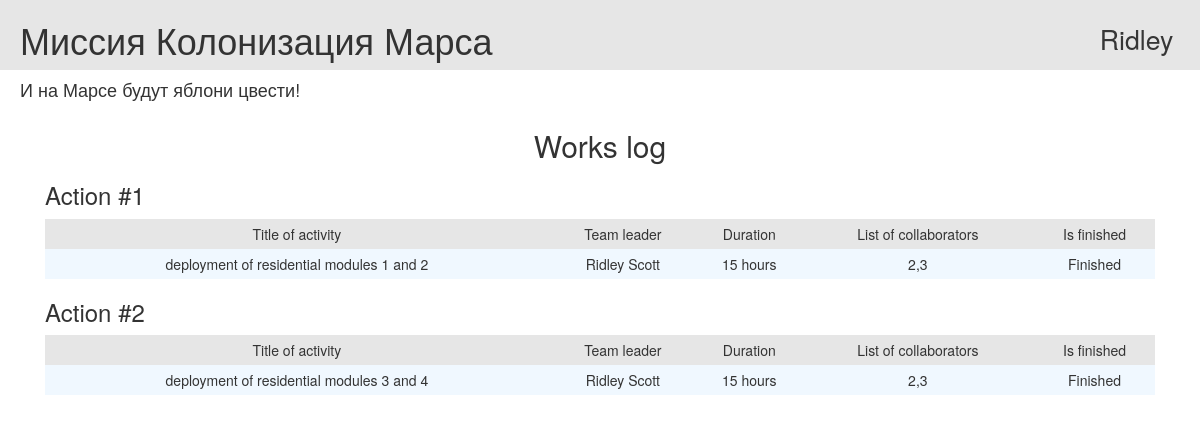
The page / (signed in) on the database its author committed.
### data/users.py (models this page shows, shortened)
class User(SqlAlchemyBase, UserMixin, SerializerMixin):
    __tablename__ = 'users'
    id = sqlalchemy.Column(sqlalchemy.Integer,
                           primary_key=True, autoincrement=True)
    surname = sqlalchemy.Column(sqlalchemy.String, nullable=True)
    name = sqlalchemy.Column(sqlalchemy.String, nullable=True)
    age = sqlalchemy.Column(sqlalchemy.Integer, nullable=True)
    position = sqlalchemy.Column(sqlalchemy.String, nullable=True)
    speciality = sqlalchemy.Column(sqlalchemy.String, nullable=True)
    address = sqlalchemy.Column(sqlalchemy.String, nullable=True)
    email = sqlalchemy.Column(sqlalchemy.String,
                              index=True, unique=True, nullable=True)
    hashed_password = sqlalchemy.Column(sqlalchemy.String, nullable=True)
    city_from = sqlalchemy.Column(sqlalchemy.String, nullable=True)
    modified_date = sqlalchemy.Column(sqlalchemy.DateTime,
                                      default=datetime.datetime.now)

### data/jobs.py (models this page shows)
class Job(SqlAlchemyBase, SerializerMixin):
    __tablename__ = 'jobs'
    id = sqlalchemy.Column(sqlalchemy.Integer,
                           primary_key=True, autoincrement=True)
    team_leader_id = sqlalchemy.Column(sqlalchemy.Integer,
                                       sqlalchemy.ForeignKey("users.id"))
    team_leader = orm.relationship('User')
    job = sqlalchemy.Column(sqlalchemy.String, nullable=True)
    work_size = sqlalchemy.Column(sqlalchemy.Integer, nullable=True)
    collaborators = sqlalchemy.Column(sqlalchemy.String, nullable=True)
    start_date = sqlalchemy.Column(sqlalchemy.DateTime, default=datetime.datetime.now())
    end_date = sqlalchemy.Column(sqlalchemy.DateTime)
    is_finished = sqlalchemy.Column(sqlalchemy.Boolean, default=False)

### main.py (the view)
@app.route('/')
def works_log():
    jobs = db_sess.query(Job).all()
    return render_template('jobs.html', title='Журнал работ', jobs=jobs)

### data/db_session.py (called while the page is built)
def create_session() -> Session:
    global __factory
    return __factory()

### main.py (called while the page is built)
@login_manager.user_loader
def load_user(user_id: int):
    db_sess = db_session.create_session()
    return db_sess.query(User).get(user_id)

### templates/jobs.html
{% extends 'base.html' %}
{% block content %}
    <h2 align="center">Works log</h2>
    {% for job in jobs %}
        <h3>Action #{{ loop.index }}</h3>
        <table class="tbl">
            <tr class="mn">
                <td>Title of activity</td>
                <td>Team leader</td>
                <td>Duration</td>
                <td>List of collaborators</td>
                <td>Is finished</td>
            </tr>
            <tr>
                <td>{{ job.job }}</td>
                <td>{{ job.team_leader.name }} {{ job.team_leader.surname }}</td>
                <td>{{ job.work_size }} hours</td>
                <td>{{ job.collaborators }}</td>
                <td>{% if job.is_finished == 0 %} Is not finished {% else %} Finished {% endif %}</td>
            </tr>
        </table>
    {% endfor %}
{% endblock %}

### templates/base.html (shortened to what this page needs)
<!doctype html>
<html lang="en">
<head>
    <link rel="stylesheet"
          href="https://stackpath.bootstrapcdn.com/bootstrap/4.4.1/css/bootstrap.min.css"
>
    <link rel="stylesheet" type="text/css" href="/static/css/style.css">
    <link rel="stylesheet"
        type="text/css"
        href="https://maxcdn.bootstrapcdn.com/bootstrap/3.3.5/css/bootstrap-theme.min.css">
    <link rel="stylesheet"
        type="text/css"
        href="https://maxcdn.bootstrapcdn.com/bootstrap/3.3.5/css/bootstrap.min.css">
</head>
<body>
<div class="first_line">
    <h1 class="first_line_content">Миссия Колонизация Марса</h1>
    {% if current_user.is_authenticated %}
        <a href="http://localhost:5000/logout" role="button" class="user_name">{{ current_user.name }}</a>
    {% else %}
        <a class="btn btn-outline-primary" href="http://localhost:5000/login" role="button">Войти</a>
        <a class="btn btn-outline-success" href="http://localhost:5000/register" role="button">Зарегистрироваться</a>
    {% endif %}
</div>
<h4>И на Марсе будут яблони цвести!</h4>
<main role="main" class="container">
    {% block content %}{% endblock %}
</main>
</body>
</html>

### static/css/style.css (style rules this page uses)
h4 { padding-left: 20px; color: #e6e6e6; }
tr.mn { text-align: center; background-color: #e6e6e6; }
.tbl { width: 100%; text-align: center; background-color: aliceblue; line-height: 30px; }
.first_line { padding-left: 20px; background-color: #e6e6e6 }
.user_name { display: inline-block; float: right; margin-right: 1em; margin-top: 0.75em; font-size: 20pt; color: #363636; }
a { display: inline-block; float: right; margin-right: 5px; margin-top: 1.25em; }
.first_line_content { display: inline-block; }

### rows shown on the page
User: name "Ridley"
Job: job "deployment of residential modules 1 and 2", team_leader.name "Ridley", team_leader.surname "Scott", work_size "15", collaborators "2,3", is_finished "Finished"
Job: job "deployment of residential modules 3 and 4", team_leader.name "Ridley", team_leader.surname "Scott", work_size "15", collaborators "2,3", is_finished "Finished"
